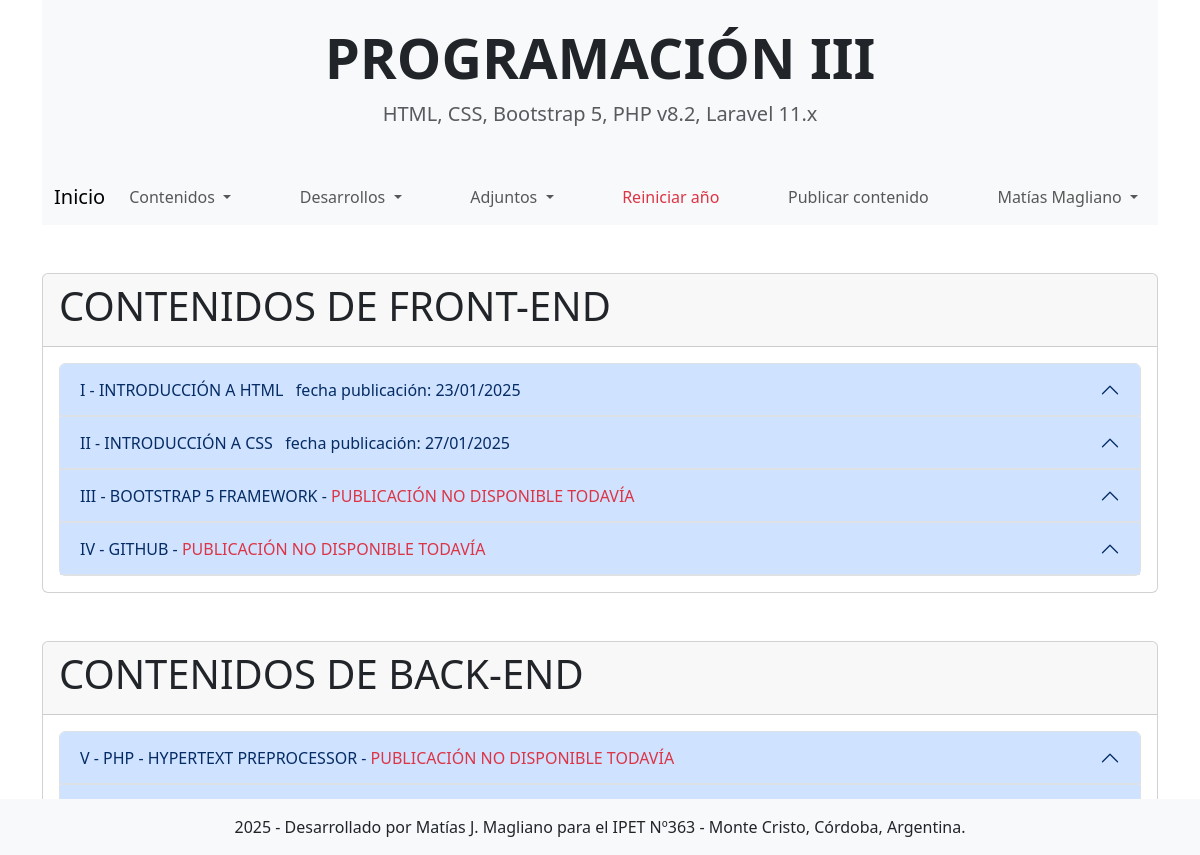
The app's page /landing.php (signed in) with its own data.
### tables this page shows
CREATE TABLE `users` (
  `id` bigint(20) UNSIGNED NOT NULL,
  `name` varchar(255) NOT NULL,
  `email` varchar(255) NOT NULL,
  `password` varchar(255) NOT NULL,
  `verified` tinyint(1) NOT NULL DEFAULT 0
);

CREATE TABLE `contenidos` (
  `id` int(11) NOT NULL,
  `tipo_contenido` varchar(9) NOT NULL,
  `nro_contenido` int(2) NOT NULL,
  `titulo` varchar(250) NOT NULL,
  `fecha_publicacion` date NOT NULL,
  `referencia` text NOT NULL
);

### utilidades/utils.php (called while the page is built, shortened)
<?php
function sqlSelect($conexion, $query, $format = false, ...$vars)
{
	$stmt = $conexion->prepare($query);
	if ($format) {
		$stmt->bind_param($format, ...$vars);
	}
	if ($stmt->execute()) {
		$res = $stmt->get_result();
		return $res;
	}
	return false;
}
function romano($number) {
    $map = array('M' => 1000, 'CM' => 900, 'D' => 500, 'CD' => 400, 'C' => 100, 'XC' => 90, 'L' => 50, 'XL' => 40, 'X' => 10, 'IX' => 9, 'V' => 5, 'IV' => 4, 'I' => 1);
    $returnValue = '';
    while ($number > 0) {
        foreach ($map as $roman => $int) {
            if($number >= $int) {
                $number -= $int;
                $returnValue .= $roman;
                break;
            }
        }
    }
    return $returnValue;
}

### landing.php (the view, shortened to what this page needs)
<?php
    require_once 'utilidades/utils.php';
    $conexion = conectar_base();
    $items_front = sqlSelect($conexion, "SELECT * FROM contenidos WHERE tipo_contenido = 'front-end' ORDER BY nro_contenido");
    $items_back = sqlSelect($conexion, "SELECT * FROM contenidos WHERE tipo_contenido = 'back-end' ORDER BY nro_contenido");
    $res = sqlSelect($conexion, 'SELECT * FROM users WHERE id=?', 'i', $_SESSION['userID']);
		if($res && $res->num_rows === 1) {
			$user = $res->fetch_assoc();
		}
?>
<!DOCTYPE html>
<html lang="es">
<head>
    <link rel="stylesheet" href="/css/bootstrap.min.css">
    <link rel="stylesheet" href="/css/estilos.css">
</head>
<body class="container">
    <header class="bg-light py-4 text-center">
        <div class="container">
            <h1 class="display-4 fw-bold">PROGRAMACIÓN III</h1>
            <p class="lead text-muted">HTML, CSS, Bootstrap 5, PHP v8.2, Laravel 11.x</p>
        </div>
    </header>
     <?php
        if(!isset($_SESSION['loggedin']) || $_SESSION['loggedin'] !== true) {
            echo '<div class="text-center"><a href="/login">Iniciar sesión</a></div>';
        }
        else {
            include 'utilidades/navbar.php';
        }
    ?>
    <main>
        <div class="card mt-5" style="width: 100%;">
            <div class="card-header">
                <h1>CONTENIDOS DE FRONT-END</h1>
            </div>
            <div class="card-body">
                <div class="accordion" id="acordionFront">
                    <?php
                    foreach ($items_front as $item) {
                        $publicado = ($item["fecha_publicacion"] <= date("Y-m-d")) ? true : false;
                        $collapseId = 'collapse' . (string) $item["id"] . $item["nro_contenido"];
                        $headingId = 'heading' . (string) $item["id"] . $item["nro_contenido"];
                        ?>
                        <div class="accordion-item">
                            <h2 class="accordion-header" id="<?= $headingId; ?>">
                                <button class="accordion-button <?= $publicado ? '' : 'disabled'; ?>" type="button"
                                    data-bs-toggle="collapse" data-bs-target="#<?= $collapseId; ?>" aria-expanded="true"
                                    aria-controls="<?= $collapseId; ?>" <?= $publicado ? '' : 'disabled'; ?>>
                                    <?php
                                        if ($publicado)
                                            echo romano($item["nro_contenido"]) . " - " . $item["titulo"] .'&nbsp;&nbsp;&nbsp;fecha publicación: ' . date('d/m/Y', strtotime($item['fecha_publicacion']));
                                        else
                                            echo romano($item["nro_contenido"]) . " - " . $item["titulo"] . " - <span class='text-danger'>&nbsp;PUBLICACIÓN NO DISPONIBLE TODAVÍA</span>";
                                    ?>
                                </button>
                            </h2>
                        </div>
                        <?php
                    }
                    ?>
                </div>
            </div>
        </div>
        <div class="card mt-5" style="width: 100%;">
            <div class="card-header">
                <h1>CONTENIDOS DE BACK-END</h1>
            </div>
            <div class="card-body">
                <div class="accordion" id="acordionBack">
                    <?php
                    foreach ($items_back as $item) {
                        $publicado = ($item["fecha_publicacion"] <= date("Y-m-d")) ? true : false;
                        $collapseId = 'collapse' . (string) $item["id"] . $item["nro_contenido"];
                        $headingId = 'heading' . (string) $item["id"] . $item["nro_contenido"];
                        ?>
                        <div class="accordion-item">
                            <h2 class="accordion-header" id="<?= $headingId; ?>">
                                <button class="accordion-button <?= $publicado ? '' : 'disabled'; ?>" type="button"
                                    data-bs-toggle="collapse" data-bs-target="#<?= $collapseId; ?>" aria-expanded="true"
                                    aria-controls="<?= $collapseId; ?>" <?= $publicado ? '' : 'disabled'; ?>>
                                    <?php
                                        if ($publicado)
                                            echo romano($item["nro_contenido"]) . " - " . $item["titulo"] .'&nbsp;&nbsp;&nbsp;fecha publicación: ' . date('d/m/Y', strtotime($item['fecha_publicacion']));
                                        else
                                            echo romano($item["nro_contenido"]) . " - " . $item["titulo"] . " - <span class='text-danger'>&nbsp;PUBLICACIÓN NO DISPONIBLE TODAVÍA</span>";
                                    ?>
                                </button>
                            </h2>
                        </div>
                        <?php
                    }
                    ?>
                </div>
            </div>
        </div>
    </main>
    <footer class="fixed-bottom bg-light text-center py-3">
        <div class="container">
            <p class="mb-0">2025 - Desarrollado por Matías J. Magliano para el IPET Nº363 - Monte Cristo, Córdoba,
                Argentina.</p>
        </div>
    </footer>
</body>
</html>

### utilidades/navbar.php (shortened to what this page needs)
<nav class="navbar navbar-expand-lg navbar-light bg-light ">
    <div class="container-fluid ">
        <a class="navbar-brand" href="/">Inicio</a>
        <div class="collapse navbar-collapse" id="navbarNavDropdown">
            <ul class="navbar-nav">
                <li class="nav-item dropdown">
                    <a class="nav-link dropdown-toggle" href="#" id="navbarDropdownMenuLink" role="button"
                        data-bs-toggle="dropdown" aria-expanded="false">
                        Contenidos
                    </a>
                </li>
                <li class="nav-item dropdown">
                    <a class="nav-link dropdown-toggle" href="#" id="navbarDropdownMenuLink" role="button"
                        data-bs-toggle="dropdown" aria-expanded="false">
                        Desarrollos
                    </a>
                </li>
                <li class="nav-item dropdown">
                    <a class="nav-link dropdown-toggle" href="#" id="navbarDropdownMenuLink" role="button"
                        data-bs-toggle="dropdown" aria-expanded="false">
                        Adjuntos
                    </a>
                </li>
                <li class="nav-item">
                    <a class="nav-link text-danger" href="/reiniciar_anio">Reiniciar año</a>
                </li>
                <li class="nav-item">
                    <a class="nav-link" href="/publicar_contenido">Publicar contenido</a>
                </li>
                <li class="nav-item dropdown float-right">
                    <a class="nav-link dropdown-toggle" href="#" id="navbarDropdownMenuLink" role="button"
                        data-bs-toggle="dropdown" aria-expanded="false">
                        <?= htmlspecialchars($user['name'], ENT_QUOTES); ?>
                    </a>
                </li>
            </ul>
        </div>
    </div>
</nav>

### css/estilos.css (style rules this page uses)
:root { --background: #1d2d50; --accent: #fcdab7; --accent2: #1e5f74; --color: #fefefe; --dull: #b8b8b8; --error: #e74c3c; --highlight: rgba(255, 255, 255, .05); }
.navbar-nav, .mr-auto { flex: 1; margin: auto !important; display: flex; justify-content: space-between; }

### records on screen
users: name "Matías Magliano"
contenidos: nro_contenido "I", titulo "INTRODUCCIÓN A HTML", fecha_publicacion "23/01/2025"
contenidos: nro_contenido "II", titulo "INTRODUCCIÓN A CSS", fecha_publicacion "27/01/2025"
contenidos: nro_contenido "III", titulo "BOOTSTRAP 5 FRAMEWORK"
contenidos: nro_contenido "IV", titulo "GITHUB"
contenidos: nro_contenido "V", titulo "PHP - HYPERTEXT PREPROCESSOR"
